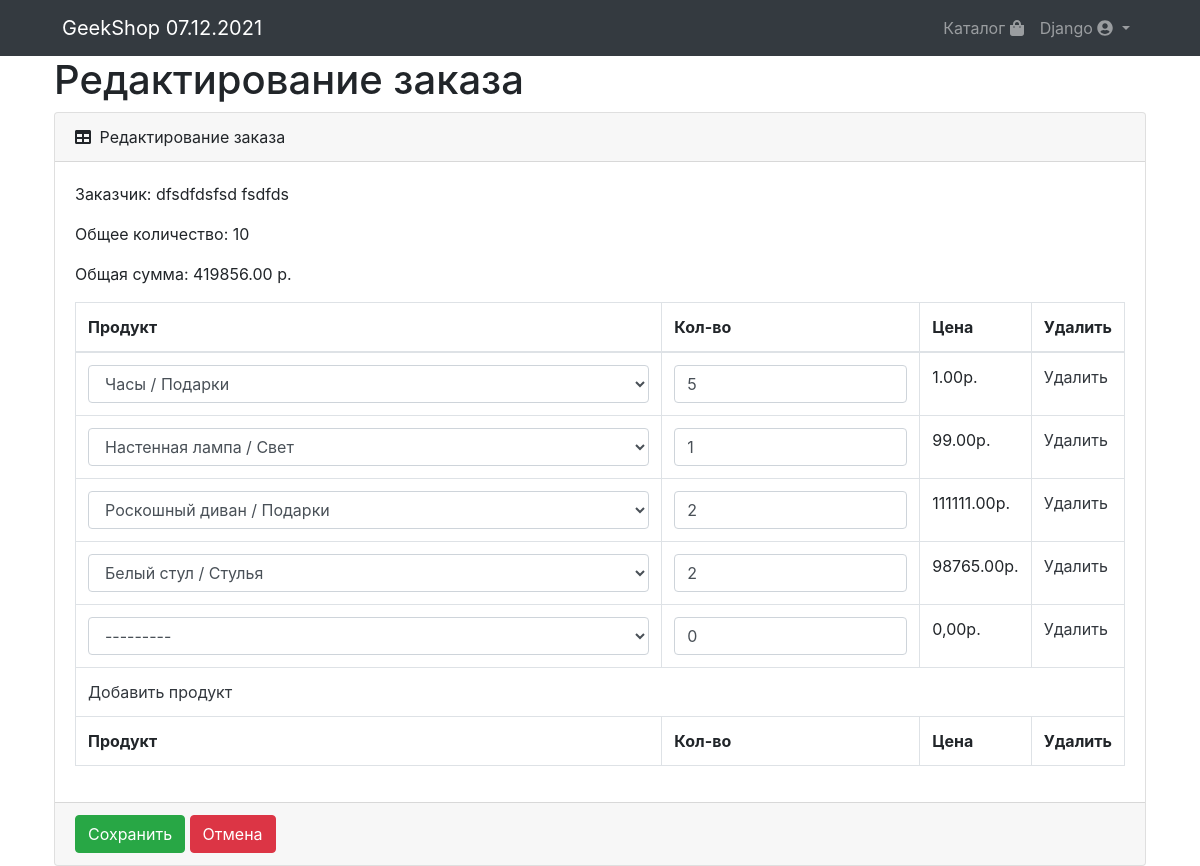
Page /orders/change/13/ (signed in) on the committed database.
### authapp/models.py (models this page shows, shortened)
class ShopUser(AbstractUser):
    avatar = models.ImageField(upload_to='users_avatars', blank=True)
    age = models.IntegerField('Возраст', default=18)
    activation_key = models.CharField(max_length=128, blank=True)
    def __str__(self):
        return f'{self.first_name} {self.last_name}'

### ordersapp/models.py (models this page shows, shortened)
class Order(models.Model):
    FORMING = 'C'
    SENT = 'S'
    APPROVED = 'A'
    REJECTED = 'R'
    STATUS_CHOICES = (
        (FORMING, 'создан'),
        (SENT, 'оплачен'),
        (APPROVED, 'подтверждён'),
        (REJECTED, 'отменён'),
    )
    user = models.ForeignKey(get_user_model(), on_delete=models.CASCADE, related_name='orders')
    status = models.CharField('статус', max_length=1,
                              choices=STATUS_CHOICES,
                              default=FORMING)
    add_datetime = models.DateTimeField(auto_now_add=True, db_index=True)
    update_datetime = models.DateTimeField(auto_now=True)
    is_active = models.BooleanField('активен', default=True, db_index=True)
    @cached_property
    def summary(self):
        items = self.items.select_related('product')
        items_count = sum(map(lambda x: x.count, items))
        items_cost = sum(map(lambda x: x.sum_price, items))
        return {'count': items_count, 'cost': items_cost, }
    class Meta:
        ordering = ('-add_datetime', )
        verbose_name = 'заказ'
        verbose_name_plural = 'заказы'

### products/models.py (models this page shows)
class Product(models.Model):
    category = models.ForeignKey(ProductsCategory, on_delete=models.CASCADE)
    name = models.CharField('Название', max_length=64)
    image = models.ImageField(upload_to='product_images', blank=True)
    description = models.CharField('Описание', max_length=256, blank=True)
    price = models.DecimalField('Цена', max_digits=9, decimal_places=2, default=0)
    quantity = models.IntegerField('Количество на складе', default=0)
    is_active = models.BooleanField('Доступность', default=True, db_index=True)
    def __str__(self):
        return f'{self.name} / {self.category}'

### ordersapp/views.py (the view)
# urls.py: path('change/<int:pk>/', ordersapp.OrderUpdate.as_view(), name='change'),
class OrderUpdate(UserVerifyMixin, OrderFormsMixin, UpdateView):
    extra_context = {'page_title': f'Редактирование заказа', }
    def get_context_data(self, **kwargs):
        context = super(OrderUpdate, self).get_context_data(**kwargs)
        OrderFormSet = inlineformset_factory(Order, OrderItem,
                                             form=OrderItemForm,
                                             extra=1)
        if self.request.POST:
            formset = OrderFormSet(self.request.POST,
                                   self.request.FILES,
                                   instance=self.object)
        else:
            query_set = self.object.items.select_related()
            formset = OrderFormSet(instance=self.object, queryset=query_set)
            for form in formset.forms:
                if form.instance.pk:
                    form.initial['price'] = form.instance.product.price
        context['orderitems'] = formset
        return context

### ordersapp/forms.py
class OrderForm(BaseOrderForm):
    class Meta:
        model = Order
        fields = ('user', )

### ordersapp/models.py (called while the page is built)
    @cached_property
    def sum_price(self):
        return self.count * self.product.price

### ordersapp/views.py (called while the page is built)
    def user_verify_function(self):
        pk = self.kwargs.get('pk')
        obj = get_object_or_404(Order, pk=pk)
        return self.request.user.is_superuser or self.request.user == obj.user

    def get(self, request, *args, **kwargs):
        if not self.user_verify_function():
            messages.warning(request, 'Это заказ другого пользователя!')
            return HttpResponseRedirect('/')
        return super().get(request, *args, **kwargs)

### products/context_processors.py (called while the page is built)
def today(request):
    return {'today': datetime.now(), }

### products/models.py (called while the page is built)
    def __str__(self):
        return self.name

### ordersapp/templates/ordersapp/order_form.html (shortened to what this page needs)
{% extends 'ordersapp/order_base.html' %}
{% load static %}
{% load cache %}
{% block order_table %}
    <div class="card-header">
        <i class="fas fa-table mr-1"></i>
        Редактирование заказа
    </div>
    <form method="post" enctype="multipart/form-data">
        <div class="card-body">
            {% if object %}
                <p>Заказчик: {{ object.user }}</p>
                {% with object.summary as summary %}
                    <p>Общее количество:
                        <span class="orderitems-total-count">
                        {{ summary.count }}
                </span>
                    </p>
                    <p>Общая сумма:
                        <span class="order-total-cost">
                        {{ summary.cost }}
                </span>
                        р.
                    </p>
                {% endwith %}
            {% endif %}
            <div class="table-responsive">
                <table class="table table-bordered order-form" id="dataTable" width="100%" cellspacing="0">
                    <thead>
                    <tr>
                        <th>Продукт</th>
                        <th>Кол-во</th>
                        <th>Цена</th>
                        <th>Удалить</th>
                    </tr>
                    </thead>
                    <tfoot>
                    <tr>
                        <th>Продукт</th>
                        <th>Кол-во</th>
                        <th>Цена</th>
                        <th>Удалить</th>
                    </tr>
                    </tfoot>
                    <tbody>
                    {% for item_form in orderitems %}
                        <tr class="formset-row">
                            {% for field in item_form.visible_fields %}
                                <td>
                                    {% if field.name == 'price' %}
                                        <span class="item-price">
                                            {{ field.value|default:"0,00" }}</span>р.
                                    {% elif field.name == 'product' %}
                                        {% cache 3600 orderitemform_product field.value %}
                                            {{ field }}
                                        {% endcache %}
                                    {% else %}
                                        {{ field }}
                                    {% endif %}
                                </td>
                            {% endfor %}
                        </tr>
                    {% endfor %}
                    </tbody>
                </table>
            </div>
        </div>
        <div class="card-footer">
            <input type="submit" class="btn btn-success" value="Сохранить">
            <a class="btn btn-danger" href="{% url 'orders:index' %}">Отмена</a>
        </div>
    </form>
{% endblock %}

### templates/includes/navbar.html (shortened to what this page needs)
<div class="container">
    <a class="navbar-brand" href="{% url 'products:index' %}">GeekShop {{ today|date:"d.m.Y" }}</a>
    <div class="collapse navbar-collapse" id="navbarResponsive">
        <ul class="navbar-nav ml-auto">
            <li class="nav-item">
                <a class="nav-link"
                   href="{% url 'products:products' %}">
                    Каталог
                    <i class="fas fa-shopping-bag"></i>
                </a>
            </li>
            {% if user.is_authenticated %}
                <li class="nav-item dropdown">
                    <a class="dropdown-toggle nav-link" href="#" data-toggle="dropdown">
                        {{ user.username|title }}
                        <i class="fas fa-user-circle"></i>
                    </a>
                </li>
            {% else %}
                <li class="nav-item">
                    <a class="nav-link" href="{% url 'auth:login' %}">Войти <i class="fas fa-sign-in-alt"></i></a>
                </li>
            {% endif %}
        </ul>
    </div>
</div>

### rows in the picture
ShopUser: username "Django"
Order: user "dfsdfdsfsd fsdfds"
Product: value "1.00"
Product: value "99.00"
Product: value "111111.00"
Product: value "98765.00"

### other values in the picture
{{ page_title }} "Редактирование заказа"
{{ summary.count }} "10"
{{ summary.cost }} "419856.00"
{{ field.value|default:"0,00" }} "0,00"
